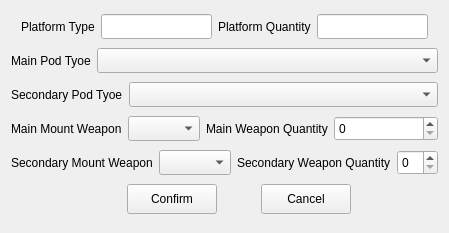
<?xml version="1.0" encoding="UTF-8"?>
<ui version="4.0">
 <class>CDlgMissionPlatformInfo</class>
 <widget class="QWidget" name="CDlgMissionPlatformInfo">
  <property name="geometry">
   <rect>
    <x>0</x>
    <y>0</y>
    <width>418</width>
    <height>233</height>
   </rect>
  </property>
  <property name="windowTitle">
   <string>Form</string>
  </property>
  <layout class="QGridLayout" name="gridLayout_5">
   <item row="0" column="0">
    <layout class="QGridLayout" name="gridLayout_6">
     <property name="leftMargin">
      <number>10</number>
     </property>
     <property name="rightMargin">
      <number>10</number>
     </property>
     <item row="0" column="0">
      <widget class="QLabel" name="label">
       <property name="text">
        <string>Platform Type</string>
       </property>
      </widget>
     </item>
     <item row="0" column="1">
      <widget class="QLineEdit" name="lineEditPlatType">
       <property name="minimumSize">
        <size>
         <width>0</width>
         <height>25</height>
        </size>
       </property>
      </widget>
     </item>
     <item row="0" column="2">
      <widget class="QLabel" name="label_2">
       <property name="text">
        <string>Platform Quantity</string>
       </property>
      </widget>
     </item>
     <item row="0" column="3">
      <widget class="QLineEdit" name="lineEditPlatNum">
       <property name="minimumSize">
        <size>
         <width>0</width>
         <height>25</height>
        </size>
       </property>
      </widget>
     </item>
    </layout>
   </item>
   <item row="2" column="0">
    <layout class="QGridLayout" name="gridLayout_2" columnstretch="1,9">
     <item row="0" column="0">
      <widget class="QLabel" name="label_4">
       <property name="text">
        <string>Secondary Pod Tyoe</string>
       </property>
      </widget>
     </item>
     <item row="0" column="1">
      <widget class="QComboBox" name="cbxPodTypeOrder">
       <property name="minimumSize">
        <size>
         <width>180</width>
         <height>25</height>
        </size>
       </property>
      </widget>
     </item>
    </layout>
   </item>
   <item row="1" column="0">
    <layout class="QGridLayout" name="gridLayout" columnstretch="1,9">
     <item row="0" column="0">
      <widget class="QLabel" name="label_3">
       <property name="text">
        <string>Main Pod Tyoe</string>
       </property>
      </widget>
     </item>
     <item row="0" column="1">
      <widget class="QComboBox" name="cbxPodTypeMain">
       <property name="minimumSize">
        <size>
         <width>180</width>
         <height>25</height>
        </size>
       </property>
      </widget>
     </item>
    </layout>
   </item>
   <item row="5" column="0">
    <layout class="QHBoxLayout" name="horizontalLayout_6" stretch="3,2,1,2,2">
     <property name="rightMargin">
      <number>10</number>
     </property>
     <item>
      <spacer name="horizontalSpacer_4">
       <property name="orientation">
        <enum>Qt::Horizontal</enum>
       </property>
       <property name="sizeHint" stdset="0">
        <size>
         <width>80</width>
         <height>20</height>
        </size>
       </property>
      </spacer>
     </item>
     <item>
      <widget class="QPushButton" name="pbtn_Ok">
       <property name="minimumSize">
        <size>
         <width>90</width>
         <height>30</height>
        </size>
       </property>
       <property name="text">
        <string>Confirm</string>
       </property>
      </widget>
     </item>
     <item>
      <spacer name="horizontalSpacer_3">
       <property name="orientation">
        <enum>Qt::Horizontal</enum>
       </property>
       <property name="sizeHint" stdset="0">
        <size>
         <width>30</width>
         <height>20</height>
        </size>
       </property>
      </spacer>
     </item>
     <item>
      <widget class="QPushButton" name="pbtn_Cancel">
       <property name="minimumSize">
        <size>
         <width>90</width>
         <height>30</height>
        </size>
       </property>
       <property name="text">
        <string>Cancel</string>
       </property>
      </widget>
     </item>
     <item>
      <spacer name="horizontalSpacer_5">
       <property name="orientation">
        <enum>Qt::Horizontal</enum>
       </property>
       <property name="sizeHint" stdset="0">
        <size>
         <width>40</width>
         <height>20</height>
        </size>
       </property>
      </spacer>
     </item>
    </layout>
   </item>
   <item row="3" column="0">
    <layout class="QGridLayout" name="gridLayout_3" columnstretch="1,3,2,5">
     <item row="0" column="0">
      <widget class="QLabel" name="label_5">
       <property name="text">
        <string>Main Mount Weapon</string>
       </property>
      </widget>
     </item>
     <item row="0" column="1">
      <widget class="QComboBox" name="cbxMountWQMain">
       <property name="minimumSize">
        <size>
         <width>0</width>
         <height>25</height>
        </size>
       </property>
      </widget>
     </item>
     <item row="0" column="2">
      <widget class="QLabel" name="label_7">
       <property name="text">
        <string>Main Weapon Quantity</string>
       </property>
      </widget>
     </item>
     <item row="0" column="3">
      <widget class="QSpinBox" name="spinBoxWQMainNum">
       <property name="minimumSize">
        <size>
         <width>0</width>
         <height>25</height>
        </size>
       </property>
      </widget>
     </item>
    </layout>
   </item>
   <item row="4" column="0">
    <layout class="QGridLayout" name="gridLayout_4" columnstretch="1,3,2,5">
     <item row="0" column="0">
      <widget class="QLabel" name="label_6">
       <property name="text">
        <string>Secondary Mount Weapon</string>
       </property>
      </widget>
     </item>
     <item row="0" column="1">
      <widget class="QComboBox" name="cbxMountWQOrder">
       <property name="minimumSize">
        <size>
         <width>0</width>
         <height>25</height>
        </size>
       </property>
      </widget>
     </item>
     <item row="0" column="2">
      <widget class="QLabel" name="label_8">
       <property name="text">
        <string>Secondary Weapon Quantity</string>
       </property>
      </widget>
     </item>
     <item row="0" column="3">
      <widget class="QSpinBox" name="spinBoxWQOrderNum">
       <property name="minimumSize">
        <size>
         <width>0</width>
         <height>25</height>
        </size>
       </property>
      </widget>
     </item>
    </layout>
   </item>
  </layout>
 </widget>
 <resources/>
 <connections/>
</ui>
